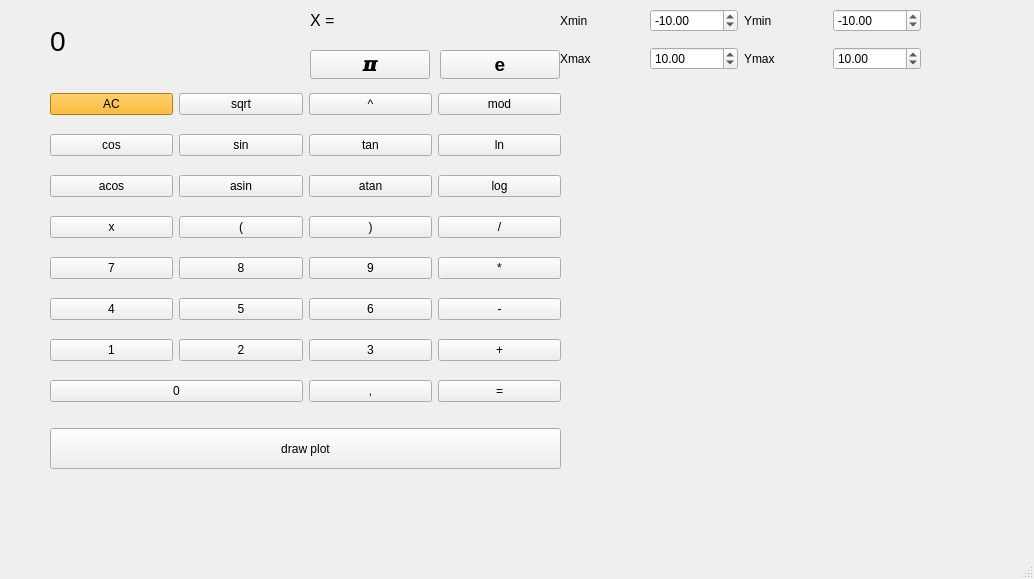
<?xml version="1.0" encoding="UTF-8"?>
<ui version="4.0">
 <class>MainWindow</class>
 <widget class="QMainWindow" name="MainWindow">
  <property name="enabled">
   <bool>true</bool>
  </property>
  <property name="geometry">
   <rect>
    <x>0</x>
    <y>0</y>
    <width>1034</width>
    <height>579</height>
   </rect>
  </property>
  <property name="windowTitle">
   <string>MainWindow</string>
  </property>
  <property name="tabShape">
   <enum>QTabWidget::Rounded</enum>
  </property>
  <widget class="QWidget" name="centralwidget">
   <widget class="QWidget" name="verticalLayoutWidget">
    <property name="geometry">
     <rect>
      <x>50</x>
      <y>0</y>
      <width>260</width>
      <height>81</height>
     </rect>
    </property>
    <layout class="QVBoxLayout" name="verticalLayout">
     <property name="rightMargin">
      <number>0</number>
     </property>
     <item>
      <widget class="QLabel" name="result">
       <property name="font">
        <font>
         <family>Arial</family>
         <pointsize>21</pointsize>
         <bold>false</bold>
         <strikeout>false</strikeout>
        </font>
       </property>
       <property name="mouseTracking">
        <bool>false</bool>
       </property>
       <property name="layoutDirection">
        <enum>Qt::RightToLeft</enum>
       </property>
       <property name="lineWidth">
        <number>2</number>
       </property>
       <property name="text">
        <string>0</string>
       </property>
      </widget>
     </item>
    </layout>
   </widget>
   <widget class="QWidget" name="gridLayoutWidget">
    <property name="geometry">
     <rect>
      <x>50</x>
      <y>80</y>
      <width>511</width>
      <height>341</height>
     </rect>
    </property>
    <layout class="QGridLayout" name="gridLayout">
     <item row="7" column="3">
      <widget class="QPushButton" name="pushButton_equal">
       <property name="text">
        <string>=</string>
       </property>
      </widget>
     </item>
     <item row="0" column="1">
      <widget class="QPushButton" name="pushButton_sqrt">
       <property name="text">
        <string>sqrt</string>
       </property>
      </widget>
     </item>
     <item row="4" column="1">
      <widget class="QPushButton" name="pushButton_8">
       <property name="text">
        <string>8</string>
       </property>
      </widget>
     </item>
     <item row="6" column="3">
      <widget class="QPushButton" name="pushButton_plus">
       <property name="text">
        <string>+</string>
       </property>
      </widget>
     </item>
     <item row="2" column="1">
      <widget class="QPushButton" name="pushButton_asin">
       <property name="text">
        <string>asin</string>
       </property>
      </widget>
     </item>
     <item row="7" column="0" colspan="2">
      <widget class="QPushButton" name="pushButton_0">
       <property name="text">
        <string>0</string>
       </property>
      </widget>
     </item>
     <item row="5" column="3">
      <widget class="QPushButton" name="pushButton_minus">
       <property name="text">
        <string>-</string>
       </property>
      </widget>
     </item>
     <item row="5" column="2">
      <widget class="QPushButton" name="pushButton_6">
       <property name="text">
        <string>6</string>
       </property>
      </widget>
     </item>
     <item row="0" column="2">
      <widget class="QPushButton" name="pushButton_pow">
       <property name="text">
        <string>^</string>
       </property>
      </widget>
     </item>
     <item row="4" column="0">
      <widget class="QPushButton" name="pushButton_7">
       <property name="text">
        <string>7</string>
       </property>
      </widget>
     </item>
     <item row="3" column="1">
      <widget class="QPushButton" name="pushButton_lb">
       <property name="text">
        <string>(</string>
       </property>
      </widget>
     </item>
     <item row="5" column="1">
      <widget class="QPushButton" name="pushButton_5">
       <property name="text">
        <string>5</string>
       </property>
      </widget>
     </item>
     <item row="3" column="0">
      <widget class="QPushButton" name="pushButton_x">
       <property name="text">
        <string>x</string>
       </property>
      </widget>
     </item>
     <item row="3" column="3">
      <widget class="QPushButton" name="pushButton_div">
       <property name="text">
        <string>/</string>
       </property>
      </widget>
     </item>
     <item row="1" column="3">
      <widget class="QPushButton" name="pushButton_ln">
       <property name="text">
        <string>ln</string>
       </property>
      </widget>
     </item>
     <item row="6" column="1">
      <widget class="QPushButton" name="pushButton_2">
       <property name="text">
        <string>2</string>
       </property>
      </widget>
     </item>
     <item row="7" column="2">
      <widget class="QPushButton" name="pushButton_dot">
       <property name="text">
        <string>,</string>
       </property>
      </widget>
     </item>
     <item row="2" column="0">
      <widget class="QPushButton" name="pushButton_acos">
       <property name="text">
        <string>acos</string>
       </property>
      </widget>
     </item>
     <item row="5" column="0">
      <widget class="QPushButton" name="pushButton_4">
       <property name="text">
        <string>4</string>
       </property>
      </widget>
     </item>
     <item row="1" column="2">
      <widget class="QPushButton" name="pushButton_tan">
       <property name="text">
        <string>tan</string>
       </property>
      </widget>
     </item>
     <item row="1" column="1">
      <widget class="QPushButton" name="pushButton_sin">
       <property name="text">
        <string>sin</string>
       </property>
      </widget>
     </item>
     <item row="4" column="2">
      <widget class="QPushButton" name="pushButton_9">
       <property name="text">
        <string>9</string>
       </property>
      </widget>
     </item>
     <item row="2" column="3">
      <widget class="QPushButton" name="pushButton_log">
       <property name="text">
        <string>log</string>
       </property>
      </widget>
     </item>
     <item row="3" column="2">
      <widget class="QPushButton" name="pushButton_rb">
       <property name="text">
        <string>)</string>
       </property>
      </widget>
     </item>
     <item row="1" column="0">
      <widget class="QPushButton" name="pushButton_cos">
       <property name="text">
        <string>cos</string>
       </property>
      </widget>
     </item>
     <item row="0" column="3">
      <widget class="QPushButton" name="pushButton_mod">
       <property name="text">
        <string>mod</string>
       </property>
      </widget>
     </item>
     <item row="0" column="0">
      <widget class="QPushButton" name="pushButton_del">
       <property name="baseSize">
        <size>
         <width>0</width>
         <height>0</height>
        </size>
       </property>
       <property name="palette">
        <palette>
         <active>
          <colorrole role="WindowText">
           <brush brushstyle="SolidPattern">
            <color alpha="255">
             <red>0</red>
             <green>0</green>
             <blue>0</blue>
            </color>
           </brush>
          </colorrole>
          <colorrole role="Button">
           <brush brushstyle="SolidPattern">
            <color alpha="255">
             <red>255</red>
             <green>170</green>
             <blue>0</blue>
            </color>
           </brush>
          </colorrole>
          <colorrole role="Light">
           <brush brushstyle="SolidPattern">
            <color alpha="255">
             <red>255</red>
             <green>212</green>
             <blue>127</blue>
            </color>
           </brush>
          </colorrole>
          <colorrole role="Midlight">
           <brush brushstyle="SolidPattern">
            <color alpha="255">
             <red>255</red>
             <green>191</green>
             <blue>63</blue>
            </color>
           </brush>
          </colorrole>
          <colorrole role="Dark">
           <brush brushstyle="SolidPattern">
            <color alpha="255">
             <red>127</red>
             <green>85</green>
             <blue>0</blue>
            </color>
           </brush>
          </colorrole>
          <colorrole role="Mid">
           <brush brushstyle="SolidPattern">
            <color alpha="255">
             <red>170</red>
             <green>113</green>
             <blue>0</blue>
            </color>
           </brush>
          </colorrole>
          <colorrole role="Text">
           <brush brushstyle="SolidPattern">
            <color alpha="255">
             <red>0</red>
             <green>0</green>
             <blue>0</blue>
            </color>
           </brush>
          </colorrole>
          <colorrole role="BrightText">
           <brush brushstyle="SolidPattern">
            <color alpha="255">
             <red>255</red>
             <green>255</green>
             <blue>255</blue>
            </color>
           </brush>
          </colorrole>
          <colorrole role="ButtonText">
           <brush brushstyle="SolidPattern">
            <color alpha="255">
             <red>0</red>
             <green>0</green>
             <blue>0</blue>
            </color>
           </brush>
          </colorrole>
          <colorrole role="Base">
           <brush brushstyle="SolidPattern">
            <color alpha="255">
             <red>255</red>
             <green>255</green>
             <blue>255</blue>
            </color>
           </brush>
          </colorrole>
          <colorrole role="Window">
           <brush brushstyle="SolidPattern">
            <color alpha="255">
             <red>255</red>
             <green>170</green>
             <blue>0</blue>
            </color>
           </brush>
          </colorrole>
          <colorrole role="Shadow">
           <brush brushstyle="SolidPattern">
            <color alpha="255">
             <red>0</red>
             <green>0</green>
             <blue>0</blue>
            </color>
           </brush>
          </colorrole>
          <colorrole role="AlternateBase">
           <brush brushstyle="SolidPattern">
            <color alpha="255">
             <red>255</red>
             <green>212</green>
             <blue>127</blue>
            </color>
           </brush>
          </colorrole>
          <colorrole role="ToolTipBase">
           <brush brushstyle="SolidPattern">
            <color alpha="255">
             <red>255</red>
             <green>255</green>
             <blue>220</blue>
            </color>
           </brush>
          </colorrole>
          <colorrole role="ToolTipText">
           <brush brushstyle="SolidPattern">
            <color alpha="255">
             <red>0</red>
             <green>0</green>
             <blue>0</blue>
            </color>
           </brush>
          </colorrole>
          <colorrole role="PlaceholderText">
           <brush brushstyle="SolidPattern">
            <color alpha="127">
             <red>0</red>
             <green>0</green>
             <blue>0</blue>
            </color>
           </brush>
          </colorrole>
          <colorrole role="Accent">
           <brush brushstyle="SolidPattern">
            <color alpha="255">
             <red>255</red>
             <green>255</green>
             <blue>255</blue>
            </color>
           </brush>
          </colorrole>
         </active>
         <inactive>
          <colorrole role="WindowText">
           <brush brushstyle="SolidPattern">
            <color alpha="255">
             <red>0</red>
             <green>0</green>
             <blue>0</blue>
            </color>
           </brush>
          </colorrole>
          <colorrole role="Button">
           <brush brushstyle="SolidPattern">
            <color alpha="255">
             <red>255</red>
             <green>170</green>
             <blue>0</blue>
            </color>
           </brush>
          </colorrole>
          <colorrole role="Light">
           <brush brushstyle="SolidPattern">
            <color alpha="255">
             <red>255</red>
             <green>212</green>
             <blue>127</blue>
            </color>
           </brush>
          </colorrole>
          <colorrole role="Midlight">
           <brush brushstyle="SolidPattern">
            <color alpha="255">
             <red>255</red>
             <green>191</green>
             <blue>63</blue>
            </color>
           </brush>
          </colorrole>
          <colorrole role="Dark">
           <brush brushstyle="SolidPattern">
            <color alpha="255">
             <red>127</red>
             <green>85</green>
             <blue>0</blue>
            </color>
           </brush>
          </colorrole>
          <colorrole role="Mid">
           <brush brushstyle="SolidPattern">
            <color alpha="255">
             <red>170</red>
             <green>113</green>
             <blue>0</blue>
            </color>
           </brush>
          </colorrole>
          <colorrole role="Text">
           <brush brushstyle="SolidPattern">
            <color alpha="255">
             <red>0</red>
             <green>0</green>
             <blue>0</blue>
            </color>
           </brush>
          </colorrole>
          <colorrole role="BrightText">
           <brush brushstyle="SolidPattern">
            <color alpha="255">
             <red>255</red>
             <green>255</green>
             <blue>255</blue>
            </color>
           </brush>
          </colorrole>
          <colorrole role="ButtonText">
           <brush brushstyle="SolidPattern">
            <color alpha="255">
             <red>0</red>
             <green>0</green>
             <blue>0</blue>
            </color>
           </brush>
          </colorrole>
          <colorrole role="Base">
           <brush brushstyle="SolidPattern">
            <color alpha="255">
             <red>255</red>
             <green>255</green>
             <blue>255</blue>
            </color>
           </brush>
          </colorrole>
          <colorrole role="Window">
           <brush brushstyle="SolidPattern">
            <color alpha="255">
             <red>255</red>
             <green>170</green>
             <blue>0</blue>
            </color>
           </brush>
          </colorrole>
          <colorrole role="Shadow">
           <brush brushstyle="SolidPattern">
            <color alpha="255">
             <red>0</red>
             <green>0</green>
             <blue>0</blue>
            </color>
           </brush>
          </colorrole>
          <colorrole role="AlternateBase">
           <brush brushstyle="SolidPattern">
            <color alpha="255">
             <red>255</red>
             <green>212</green>
             <blue>127</blue>
            </color>
           </brush>
          </colorrole>
          <colorrole role="ToolTipBase">
           <brush brushstyle="SolidPattern">
            <color alpha="255">
             <red>255</red>
             <green>255</green>
             <blue>220</blue>
            </color>
           </brush>
          </colorrole>
          <colorrole role="ToolTipText">
           <brush brushstyle="SolidPattern">
            <color alpha="255">
             <red>0</red>
             <green>0</green>
             <blue>0</blue>
            </color>
           </brush>
          </colorrole>
          <colorrole role="PlaceholderText">
           <brush brushstyle="SolidPattern">
            <color alpha="127">
             <red>0</red>
             <green>0</green>
             <blue>0</blue>
            </color>
           </brush>
          </colorrole>
          <colorrole role="Accent">
           <brush brushstyle="SolidPattern">
            <color alpha="255">
             <red>255</red>
             <green>255</green>
             <blue>255</blue>
            </color>
           </brush>
          </colorrole>
         </inactive>
         <disabled>
          <colorrole role="WindowText">
           <brush brushstyle="SolidPattern">
            <color alpha="255">
             <red>127</red>
             <green>85</green>
             <blue>0</blue>
            </color>
           </brush>
          </colorrole>
          <colorrole role="Button">
           <brush brushstyle="SolidPattern">
            <color alpha="255">
             <red>255</red>
             <green>170</green>
             <blue>0</blue>
            </color>
           </brush>
          </colorrole>
          <colorrole role="Light">
           <brush brushstyle="SolidPattern">
            <color alpha="255">
             <red>255</red>
             <green>212</green>
             <blue>127</blue>
            </color>
           </brush>
          </colorrole>
          <colorrole role="Midlight">
           <brush brushstyle="SolidPattern">
            <color alpha="255">
             <red>255</red>
             <green>191</green>
             <blue>63</blue>
            </color>
           </brush>
          </colorrole>
          <colorrole role="Dark">
           <brush brushstyle="SolidPattern">
            <color alpha="255">
             <red>127</red>
             <green>85</green>
             <blue>0</blue>
            </color>
           </brush>
          </colorrole>
          <colorrole role="Mid">
           <brush brushstyle="SolidPattern">
            <color alpha="255">
             <red>170</red>
             <green>113</green>
             <blue>0</blue>
            </color>
           </brush>
          </colorrole>
          <colorrole role="Text">
           <brush brushstyle="SolidPattern">
            <color alpha="255">
             <red>127</red>
             <green>85</green>
             <blue>0</blue>
            </color>
           </brush>
          </colorrole>
          <colorrole role="BrightText">
           <brush brushstyle="SolidPattern">
            <color alpha="255">
             <red>255</red>
             <green>255</green>
             <blue>255</blue>
            </color>
           </brush>
          </colorrole>
          <colorrole role="ButtonText">
           <brush brushstyle="SolidPattern">
            <color alpha="255">
             <red>127</red>
             <green>85</green>
             <blue>0</blue>
            </color>
           </brush>
          </colorrole>
          <colorrole role="Base">
           <brush brushstyle="SolidPattern">
            <color alpha="255">
             <red>255</red>
             <green>170</green>
             <blue>0</blue>
            </color>
           </brush>
          </colorrole>
          <colorrole role="Window">
           <brush brushstyle="SolidPattern">
            <color alpha="255">
             <red>255</red>
             <green>170</green>
             <blue>0</blue>
            </color>
           </brush>
          </colorrole>
          <colorrole role="Shadow">
           <brush brushstyle="SolidPattern">
            <color alpha="255">
             <red>0</red>
             <green>0</green>
             <blue>0</blue>
            </color>
           </brush>
          </colorrole>
          <colorrole role="AlternateBase">
           <brush brushstyle="SolidPattern">
            <color alpha="255">
             <red>255</red>
             <green>170</green>
             <blue>0</blue>
            </color>
           </brush>
          </colorrole>
          <colorrole role="ToolTipBase">
           <brush brushstyle="SolidPattern">
            <color alpha="255">
             <red>255</red>
             <green>255</green>
             <blue>220</blue>
            </color>
           </brush>
          </colorrole>
          <colorrole role="ToolTipText">
           <brush brushstyle="SolidPattern">
            <color alpha="255">
             <red>0</red>
             <green>0</green>
             <blue>0</blue>
            </color>
           </brush>
          </colorrole>
          <colorrole role="PlaceholderText">
           <brush brushstyle="SolidPattern">
            <color alpha="127">
             <red>127</red>
             <green>85</green>
             <blue>0</blue>
            </color>
           </brush>
          </colorrole>
          <colorrole role="Accent">
           <brush brushstyle="SolidPattern">
            <color alpha="255">
             <red>255</red>
             <green>195</green>
             <blue>76</blue>
            </color>
           </brush>
          </colorrole>
         </disabled>
        </palette>
       </property>
       <property name="text">
        <string>AC</string>
       </property>
       <property name="icon">
        <iconset theme="accessories-calculator"/>
       </property>
       <property name="iconSize">
        <size>
         <width>20</width>
         <height>20</height>
        </size>
       </property>
       <property name="autoDefault">
        <bool>false</bool>
       </property>
       <property name="default">
        <bool>false</bool>
       </property>
       <property name="flat">
        <bool>false</bool>
       </property>
      </widget>
     </item>
     <item row="6" column="0">
      <widget class="QPushButton" name="pushButton_1">
       <property name="text">
        <string>1</string>
       </property>
      </widget>
     </item>
     <item row="2" column="2">
      <widget class="QPushButton" name="pushButton_atan">
       <property name="text">
        <string>atan</string>
       </property>
      </widget>
     </item>
     <item row="4" column="3">
      <widget class="QPushButton" name="pushButton_mul">
       <property name="text">
        <string>*</string>
       </property>
      </widget>
     </item>
     <item row="6" column="2">
      <widget class="QPushButton" name="pushButton_3">
       <property name="text">
        <string>3</string>
       </property>
      </widget>
     </item>
    </layout>
   </widget>
   <widget class="QCustomPlot" name="widget" native="true">
    <property name="geometry">
     <rect>
      <x>569</x>
      <y>89</y>
      <width>351</width>
      <height>321</height>
     </rect>
    </property>
   </widget>
   <widget class="QLabel" name="label">
    <property name="geometry">
     <rect>
      <x>310</x>
      <y>0</y>
      <width>251</width>
      <height>41</height>
     </rect>
    </property>
    <property name="font">
     <font>
      <pointsize>12</pointsize>
     </font>
    </property>
    <property name="text">
     <string>X = </string>
    </property>
   </widget>
   <widget class="QPushButton" name="pushButton_pi">
    <property name="geometry">
     <rect>
      <x>310</x>
      <y>50</y>
      <width>120</width>
      <height>29</height>
     </rect>
    </property>
    <property name="font">
     <font>
      <pointsize>14</pointsize>
      <bold>true</bold>
     </font>
    </property>
    <property name="text">
     <string>𝝅</string>
    </property>
   </widget>
   <widget class="QPushButton" name="pushButton_exp">
    <property name="geometry">
     <rect>
      <x>440</x>
      <y>50</y>
      <width>120</width>
      <height>29</height>
     </rect>
    </property>
    <property name="font">
     <font>
      <pointsize>14</pointsize>
      <bold>true</bold>
     </font>
    </property>
    <property name="text">
     <string>e</string>
    </property>
   </widget>
   <widget class="QWidget" name="gridLayoutWidget_2">
    <property name="geometry">
     <rect>
      <x>560</x>
      <y>0</y>
      <width>361</width>
      <height>80</height>
     </rect>
    </property>
    <layout class="QGridLayout" name="gridLayout_2">
     <item row="0" column="0">
      <widget class="QLabel" name="label_2">
       <property name="text">
        <string>Xmin</string>
       </property>
      </widget>
     </item>
     <item row="1" column="2">
      <widget class="QLabel" name="label_5">
       <property name="text">
        <string>Ymax</string>
       </property>
      </widget>
     </item>
     <item row="0" column="1">
      <widget class="QDoubleSpinBox" name="doubleSpinBox_x_min">
       <property name="decimals">
        <number>2</number>
       </property>
       <property name="minimum">
        <double>-1000000.000000000000000</double>
       </property>
       <property name="maximum">
        <double>1000000.000000000000000</double>
       </property>
       <property name="singleStep">
        <double>1.000000000000000</double>
       </property>
       <property name="value">
        <double>-10.000000000000000</double>
       </property>
      </widget>
     </item>
     <item row="0" column="2">
      <widget class="QLabel" name="label_4">
       <property name="text">
        <string>Ymin</string>
       </property>
      </widget>
     </item>
     <item row="1" column="0">
      <widget class="QLabel" name="label_3">
       <property name="text">
        <string>Xmax</string>
       </property>
      </widget>
     </item>
     <item row="1" column="1">
      <widget class="QDoubleSpinBox" name="doubleSpinBox_x_max">
       <property name="decimals">
        <number>2</number>
       </property>
       <property name="minimum">
        <double>-1000000.000000000000000</double>
       </property>
       <property name="maximum">
        <double>1000000.000000000000000</double>
       </property>
       <property name="singleStep">
        <double>1.000000000000000</double>
       </property>
       <property name="value">
        <double>10.000000000000000</double>
       </property>
      </widget>
     </item>
     <item row="0" column="3">
      <widget class="QDoubleSpinBox" name="doubleSpinBox_y_min">
       <property name="decimals">
        <number>2</number>
       </property>
       <property name="minimum">
        <double>-1000000.000000000000000</double>
       </property>
       <property name="maximum">
        <double>1000000.000000000000000</double>
       </property>
       <property name="singleStep">
        <double>1.000000000000000</double>
       </property>
       <property name="value">
        <double>-10.000000000000000</double>
       </property>
      </widget>
     </item>
     <item row="1" column="3">
      <widget class="QDoubleSpinBox" name="doubleSpinBox_y_max">
       <property name="decimals">
        <number>2</number>
       </property>
       <property name="minimum">
        <double>-1000000.000000000000000</double>
       </property>
       <property name="maximum">
        <double>1000000.000000000000000</double>
       </property>
       <property name="singleStep">
        <double>1.000000000000000</double>
       </property>
       <property name="value">
        <double>10.000000000000000</double>
       </property>
      </widget>
     </item>
    </layout>
   </widget>
   <widget class="QPushButton" name="pushButton_plot">
    <property name="geometry">
     <rect>
      <x>50</x>
      <y>428</y>
      <width>511</width>
      <height>41</height>
     </rect>
    </property>
    <property name="text">
     <string>draw plot</string>
    </property>
   </widget>
  </widget>
  <widget class="QMenuBar" name="menubar">
   <property name="geometry">
    <rect>
     <x>0</x>
     <y>0</y>
     <width>1034</width>
     <height>26</height>
    </rect>
   </property>
  </widget>
  <widget class="QStatusBar" name="statusbar"/>
 </widget>
 <customwidgets>
  <customwidget>
   <class>QCustomPlot</class>
   <extends>QWidget</extends>
   <header>qcustomplot.h</header>
   <container>1</container>
  </customwidget>
 </customwidgets>
 <resources/>
 <connections/>
</ui>
